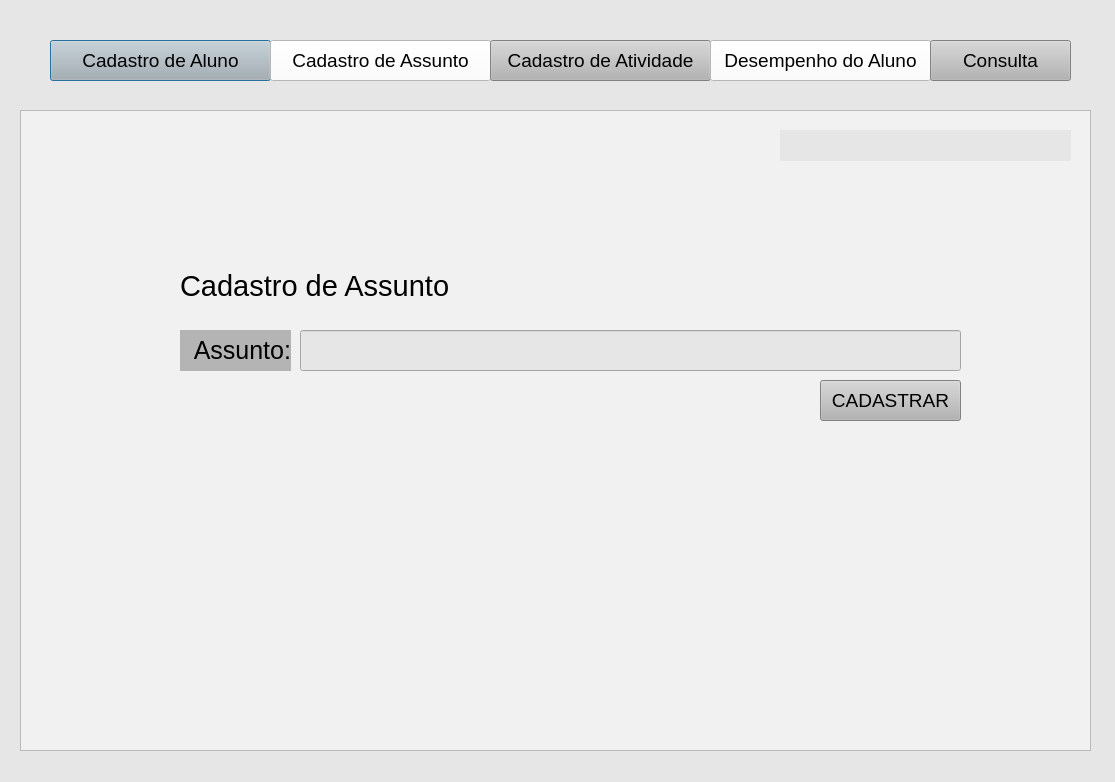
<?xml version="1.0" encoding="UTF-8"?>
<ui version="4.0">
 <class>Dialog</class>
 <widget class="QDialog" name="Dialog">
  <property name="geometry">
   <rect>
    <x>0</x>
    <y>0</y>
    <width>1115</width>
    <height>782</height>
   </rect>
  </property>
  <property name="windowTitle">
   <string>Dialog</string>
  </property>
  <property name="styleSheet">
   <string notr="true">background-color: rgb(230, 230, 230);</string>
  </property>
  <widget class="QPushButton" name="Bt_CadastroAluno">
   <property name="geometry">
    <rect>
     <x>50</x>
     <y>40</y>
     <width>221</width>
     <height>41</height>
    </rect>
   </property>
   <property name="font">
    <font>
     <pointsize>14</pointsize>
    </font>
   </property>
   <property name="styleSheet">
    <string notr="true">background-color: rgb(180, 180, 180);</string>
   </property>
   <property name="text">
    <string>Cadastro de Aluno</string>
   </property>
  </widget>
  <widget class="QPushButton" name="Bt_CadastroAssunto">
   <property name="geometry">
    <rect>
     <x>270</x>
     <y>40</y>
     <width>221</width>
     <height>41</height>
    </rect>
   </property>
   <property name="font">
    <font>
     <pointsize>14</pointsize>
    </font>
   </property>
   <property name="styleSheet">
    <string notr="true">background-color: rgb(255, 255, 255);</string>
   </property>
   <property name="text">
    <string>Cadastro de Assunto</string>
   </property>
  </widget>
  <widget class="QPushButton" name="Bt_CadastroAtividade">
   <property name="geometry">
    <rect>
     <x>490</x>
     <y>40</y>
     <width>221</width>
     <height>41</height>
    </rect>
   </property>
   <property name="font">
    <font>
     <pointsize>14</pointsize>
    </font>
   </property>
   <property name="styleSheet">
    <string notr="true">background-color: rgb(180, 180, 180);</string>
   </property>
   <property name="text">
    <string>Cadastro de Atividade</string>
   </property>
  </widget>
  <widget class="QPushButton" name="Bt_CadastroDesempenho">
   <property name="geometry">
    <rect>
     <x>710</x>
     <y>40</y>
     <width>221</width>
     <height>41</height>
    </rect>
   </property>
   <property name="font">
    <font>
     <pointsize>14</pointsize>
    </font>
   </property>
   <property name="styleSheet">
    <string notr="true">background-color: rgb(255, 255, 255);</string>
   </property>
   <property name="text">
    <string>Desempenho do Aluno</string>
   </property>
  </widget>
  <widget class="QPushButton" name="Bt_CadastroConsulta">
   <property name="geometry">
    <rect>
     <x>930</x>
     <y>40</y>
     <width>141</width>
     <height>41</height>
    </rect>
   </property>
   <property name="font">
    <font>
     <pointsize>14</pointsize>
    </font>
   </property>
   <property name="styleSheet">
    <string notr="true">background-color: rgb(180, 180, 180);</string>
   </property>
   <property name="text">
    <string>Consulta</string>
   </property>
  </widget>
  <widget class="QTextBrowser" name="textBrowser">
   <property name="geometry">
    <rect>
     <x>20</x>
     <y>110</y>
     <width>1071</width>
     <height>641</height>
    </rect>
   </property>
   <property name="styleSheet">
    <string notr="true">background-color: rgb(241, 241, 241);</string>
   </property>
  </widget>
  <widget class="QLineEdit" name="Lb_Assunto">
   <property name="geometry">
    <rect>
     <x>300</x>
     <y>330</y>
     <width>661</width>
     <height>41</height>
    </rect>
   </property>
  </widget>
  <widget class="QPushButton" name="Bt_Cadastro">
   <property name="geometry">
    <rect>
     <x>820</x>
     <y>380</y>
     <width>141</width>
     <height>41</height>
    </rect>
   </property>
   <property name="font">
    <font>
     <pointsize>14</pointsize>
    </font>
   </property>
   <property name="styleSheet">
    <string notr="true">background-color: rgb(180, 180, 180);</string>
   </property>
   <property name="text">
    <string>CADASTRAR</string>
   </property>
  </widget>
  <widget class="QLabel" name="label">
   <property name="geometry">
    <rect>
     <x>180</x>
     <y>330</y>
     <width>111</width>
     <height>41</height>
    </rect>
   </property>
   <property name="font">
    <font>
     <pointsize>19</pointsize>
     <weight>50</weight>
     <bold>false</bold>
    </font>
   </property>
   <property name="styleSheet">
    <string notr="true">background-color: rgb(180, 180, 180);</string>
   </property>
   <property name="text">
    <string>&lt;html&gt;&lt;head/&gt;&lt;body&gt;&lt;p align=&quot;right&quot;&gt;Assunto:&lt;/p&gt;&lt;/body&gt;&lt;/html&gt;</string>
   </property>
  </widget>
  <widget class="QLabel" name="label_6">
   <property name="geometry">
    <rect>
     <x>180</x>
     <y>260</y>
     <width>281</width>
     <height>51</height>
    </rect>
   </property>
   <property name="font">
    <font>
     <pointsize>22</pointsize>
     <weight>50</weight>
     <italic>false</italic>
     <bold>false</bold>
     <underline>false</underline>
    </font>
   </property>
   <property name="styleSheet">
    <string notr="true">background-color: rgb(241, 241, 241);</string>
   </property>
   <property name="text">
    <string>Cadastro de Assunto</string>
   </property>
  </widget>
  <widget class="QLabel" name="Lb_cadastrado">
   <property name="geometry">
    <rect>
     <x>780</x>
     <y>130</y>
     <width>291</width>
     <height>31</height>
    </rect>
   </property>
   <property name="maximumSize">
    <size>
     <width>291</width>
     <height>31</height>
    </size>
   </property>
   <property name="palette">
    <palette>
     <active>
      <colorrole role="WindowText">
       <brush brushstyle="SolidPattern">
        <color alpha="255">
         <red>0</red>
         <green>0</green>
         <blue>127</blue>
        </color>
       </brush>
      </colorrole>
      <colorrole role="Button">
       <brush brushstyle="SolidPattern">
        <color alpha="255">
         <red>230</red>
         <green>230</green>
         <blue>230</blue>
        </color>
       </brush>
      </colorrole>
      <colorrole role="Base">
       <brush brushstyle="SolidPattern">
        <color alpha="255">
         <red>230</red>
         <green>230</green>
         <blue>230</blue>
        </color>
       </brush>
      </colorrole>
      <colorrole role="Window">
       <brush brushstyle="SolidPattern">
        <color alpha="255">
         <red>230</red>
         <green>230</green>
         <blue>230</blue>
        </color>
       </brush>
      </colorrole>
     </active>
     <inactive>
      <colorrole role="WindowText">
       <brush brushstyle="SolidPattern">
        <color alpha="255">
         <red>0</red>
         <green>0</green>
         <blue>127</blue>
        </color>
       </brush>
      </colorrole>
      <colorrole role="Button">
       <brush brushstyle="SolidPattern">
        <color alpha="255">
         <red>230</red>
         <green>230</green>
         <blue>230</blue>
        </color>
       </brush>
      </colorrole>
      <colorrole role="Base">
       <brush brushstyle="SolidPattern">
        <color alpha="255">
         <red>230</red>
         <green>230</green>
         <blue>230</blue>
        </color>
       </brush>
      </colorrole>
      <colorrole role="Window">
       <brush brushstyle="SolidPattern">
        <color alpha="255">
         <red>230</red>
         <green>230</green>
         <blue>230</blue>
        </color>
       </brush>
      </colorrole>
     </inactive>
     <disabled>
      <colorrole role="WindowText">
       <brush brushstyle="SolidPattern">
        <color alpha="255">
         <red>120</red>
         <green>120</green>
         <blue>120</blue>
        </color>
       </brush>
      </colorrole>
      <colorrole role="Button">
       <brush brushstyle="SolidPattern">
        <color alpha="255">
         <red>230</red>
         <green>230</green>
         <blue>230</blue>
        </color>
       </brush>
      </colorrole>
      <colorrole role="Base">
       <brush brushstyle="SolidPattern">
        <color alpha="255">
         <red>230</red>
         <green>230</green>
         <blue>230</blue>
        </color>
       </brush>
      </colorrole>
      <colorrole role="Window">
       <brush brushstyle="SolidPattern">
        <color alpha="255">
         <red>230</red>
         <green>230</green>
         <blue>230</blue>
        </color>
       </brush>
      </colorrole>
     </disabled>
    </palette>
   </property>
   <property name="font">
    <font>
     <pointsize>12</pointsize>
    </font>
   </property>
   <property name="mouseTracking">
    <bool>true</bool>
   </property>
   <property name="frameShadow">
    <enum>QFrame::Sunken</enum>
   </property>
   <property name="text">
    <string>&lt;html&gt;&lt;head/&gt;&lt;body&gt;&lt;p&gt;&lt;br/&gt;&lt;/p&gt;&lt;/body&gt;&lt;/html&gt;</string>
   </property>
  </widget>
 </widget>
 <resources/>
 <connections/>
</ui>
